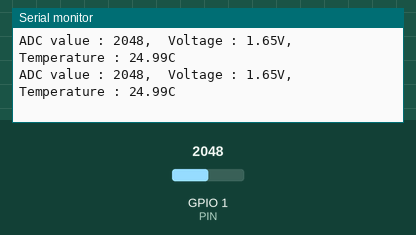
This sketch was run on a simulated ESP32. On the bench: the last lines printed to the serial monitor. The test bench sets the inputs (shaded band); at power-on: GPIO 1 (PIN) = 2048.

Above: at 10.8 s.
10.9 s: GPIO 1 (PIN) set to 2866
At 20.7 s:
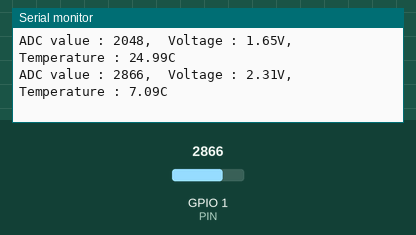
20.9 s: GPIO 1 (PIN) set to 3603
At 31.4 s:
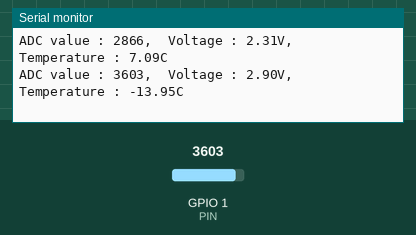
Timing chart, 0 to 32.9 s (numbered marks = the images above; inputs shaded):
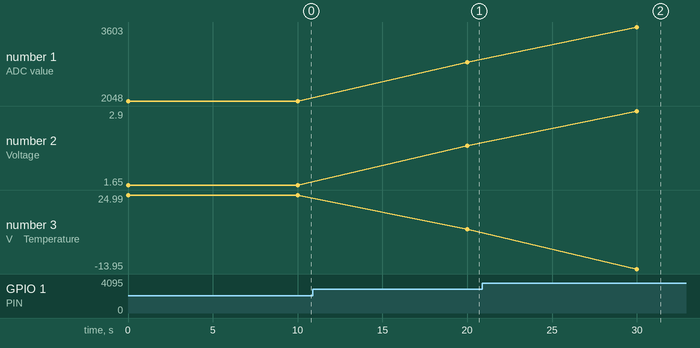

Measured:
- after the input at 10.9 s, the serial monitor: prints a new line after 9.1 s (image 1)
- after the input at 20.9 s, the serial monitor: prints a new line after 9.1 s (image 2)
- plotted number 1: 2048 → 2866 after the input at 10.9 s, 2866 → 3603 after the input at 20.9 s
- plotted number 2: 1.65 → 2.31 after the input at 10.9 s, 2.31 → 2.9 after the input at 20.9 s
- plotted number 3: 24.99 → 7.09 after the input at 10.9 s, 7.09 → -13.95 after the input at 20.9 s

The sketch:

Termometro.ino
```cpp
#define PIN 1


void setup() {
  Serial.begin(115200);
}


void loop() {
  int adcValue = analogRead(PIN);                       //read ADC pin
  double voltage = (float)adcValue / 4095.0 * 3.3;                // calculate voltage
  double Rt = 10 * voltage / (3.3 - voltage);                     //calculate resistance value of thermistor
  double tempK = 1 / (1 / (273.15 + 25) + log(Rt / 10) / 3950.0); //calculate temperature (Kelvin)
  double tempC = tempK - 273.15;                                  //calculate temperature (Celsius)
  Serial.printf("ADC value : %d,\tVoltage : %.2fV, \tTemperature : %.2fC\n", adcValue, voltage, tempC);
  delay(10000);

}
```
